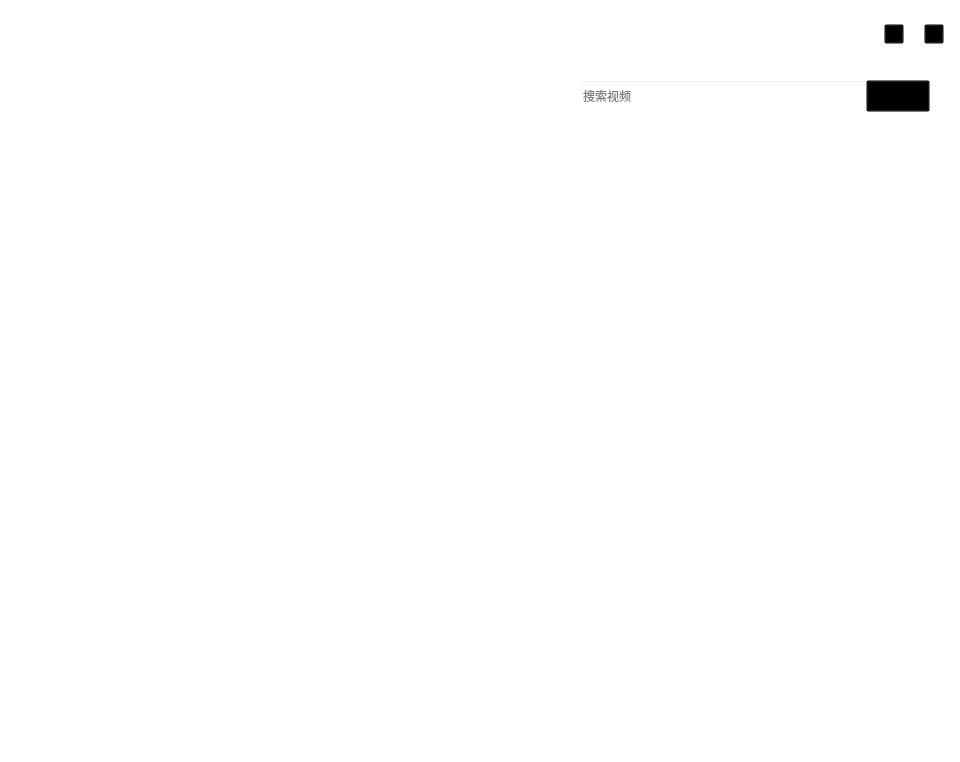
<?xml version="1.0" encoding="UTF-8"?>
<ui version="4.0">
 <class>player</class>
 <widget class="QWidget" name="player">
  <property name="geometry">
   <rect>
    <x>0</x>
    <y>0</y>
    <width>960</width>
    <height>640</height>
   </rect>
  </property>
  <property name="windowTitle">
   <string>player</string>
  </property>
  <property name="styleSheet">
   <string notr="true">background: transparent;</string>
  </property>
  <layout class="QVBoxLayout" name="verticalLayout">
   <property name="leftMargin">
    <number>0</number>
   </property>
   <property name="topMargin">
    <number>0</number>
   </property>
   <property name="rightMargin">
    <number>0</number>
   </property>
   <property name="bottomMargin">
    <number>0</number>
   </property>
   <item>
    <widget class="QFrame" name="contentWidget">
     <property name="styleSheet">
      <string notr="true">QFrame#contentWidget {
    background-color: #ffffff;
    border-radius: 0px;
}</string>
     </property>
     <property name="frameShape">
      <enum>QFrame::NoFrame</enum>
     </property>
     <layout class="QVBoxLayout" name="contentLayout">
      <property name="spacing">
       <number>0</number>
      </property>
      <property name="leftMargin">
       <number>0</number>
      </property>
      <property name="topMargin">
       <number>0</number>
      </property>
      <property name="rightMargin">
       <number>0</number>
      </property>
      <property name="bottomMargin">
       <number>0</number>
      </property>
      <item>
       <widget class="QWidget" name="head" native="true">
        <property name="minimumSize">
         <size>
          <width>0</width>
          <height>68</height>
         </size>
        </property>
        <property name="maximumSize">
         <size>
          <width>16777215</width>
          <height>68</height>
         </size>
        </property>
        <layout class="QHBoxLayout" name="headLayout">
         <property name="spacing">
          <number>0</number>
         </property>
         <property name="leftMargin">
          <number>0</number>
         </property>
         <property name="topMargin">
          <number>0</number>
         </property>
         <property name="rightMargin">
          <number>0</number>
         </property>
         <property name="bottomMargin">
          <number>0</number>
         </property>
         <item>
          <widget class="QWidget" name="headLeft" native="true">
           <property name="minimumSize">
            <size>
             <width>64</width>
             <height>0</height>
            </size>
           </property>
           <property name="maximumSize">
            <size>
             <width>64</width>
             <height>16777215</height>
            </size>
           </property>
           <layout class="QVBoxLayout" name="headLeftLayout">
            <property name="leftMargin">
             <number>24</number>
            </property>
            <property name="topMargin">
             <number>20</number>
            </property>
            <property name="rightMargin">
             <number>0</number>
            </property>
            <property name="bottomMargin">
             <number>20</number>
            </property>
            <item>
             <widget class="QLabel" name="logo">
              <property name="minimumSize">
               <size>
                <width>28</width>
                <height>28</height>
               </size>
              </property>
              <property name="maximumSize">
               <size>
                <width>28</width>
                <height>28</height>
               </size>
              </property>
              <property name="text">
               <string/>
              </property>
             </widget>
            </item>
           </layout>
          </widget>
         </item>
         <item>
          <widget class="QWidget" name="headTitle" native="true">
           <property name="minimumSize">
            <size>
             <width>128</width>
             <height>0</height>
            </size>
           </property>
           <property name="maximumSize">
            <size>
             <width>128</width>
             <height>16777215</height>
            </size>
           </property>
           <layout class="QVBoxLayout" name="headTitleLayout">
            <property name="leftMargin">
             <number>0</number>
            </property>
            <property name="topMargin">
             <number>27</number>
            </property>
            <property name="rightMargin">
             <number>0</number>
            </property>
            <property name="bottomMargin">
             <number>27</number>
            </property>
            <item>
             <widget class="QLabel" name="titleLogo">
              <property name="minimumSize">
               <size>
                <width>64</width>
                <height>14</height>
               </size>
              </property>
              <property name="maximumSize">
               <size>
                <width>64</width>
                <height>14</height>
               </size>
              </property>
              <property name="text">
               <string/>
              </property>
             </widget>
            </item>
           </layout>
          </widget>
         </item>
         <item>
          <spacer name="headSpacer">
           <property name="orientation">
            <enum>Qt::Horizontal</enum>
           </property>
           <property name="sizeHint" stdset="0">
            <size>
             <width>40</width>
             <height>20</height>
            </size>
           </property>
          </spacer>
         </item>
         <item>
          <widget class="QWidget" name="windowButtonBox" native="true">
           <layout class="QHBoxLayout" name="windowButtonLayout">
            <property name="spacing">
             <number>20</number>
            </property>
            <property name="leftMargin">
             <number>0</number>
            </property>
            <property name="topMargin">
             <number>0</number>
            </property>
            <property name="rightMargin">
             <number>16</number>
            </property>
            <property name="bottomMargin">
             <number>0</number>
            </property>
            <item>
             <widget class="QPushButton" name="minBtn">
              <property name="minimumSize">
               <size>
                <width>20</width>
                <height>20</height>
               </size>
              </property>
              <property name="maximumSize">
               <size>
                <width>20</width>
                <height>20</height>
               </size>
              </property>
              <property name="cursor">
               <cursorShape>PointingHandCursor</cursorShape>
              </property>
              <property name="text">
               <string/>
              </property>
             </widget>
            </item>
            <item>
             <widget class="QPushButton" name="quitBtn">
              <property name="minimumSize">
               <size>
                <width>20</width>
                <height>20</height>
               </size>
              </property>
              <property name="maximumSize">
               <size>
                <width>20</width>
                <height>20</height>
               </size>
              </property>
              <property name="cursor">
               <cursorShape>PointingHandCursor</cursorShape>
              </property>
              <property name="text">
               <string/>
              </property>
             </widget>
            </item>
           </layout>
          </widget>
         </item>
        </layout>
       </widget>
      </item>
      <item>
       <widget class="QWidget" name="body" native="true">
        <layout class="QHBoxLayout" name="bodyLayout">
         <property name="spacing">
          <number>0</number>
         </property>
         <property name="leftMargin">
          <number>0</number>
         </property>
         <property name="topMargin">
          <number>0</number>
         </property>
         <property name="rightMargin">
          <number>0</number>
         </property>
         <property name="bottomMargin">
          <number>0</number>
         </property>
         <item>
          <widget class="QWidget" name="bodyLeft" native="true">
           <property name="minimumSize">
            <size>
             <width>100</width>
             <height>0</height>
            </size>
           </property>
           <property name="maximumSize">
            <size>
             <width>100</width>
             <height>16777215</height>
            </size>
           </property>
           <layout class="QVBoxLayout" name="bodyLeftLayout">
            <property name="spacing">
             <number>34</number>
            </property>
            <property name="leftMargin">
             <number>24</number>
            </property>
            <property name="topMargin">
             <number>15</number>
            </property>
            <property name="rightMargin">
             <number>0</number>
            </property>
            <property name="bottomMargin">
             <number>0</number>
            </property>
            <item>
             <widget class="PageSwitchButton" name="homePageBtn" native="true">
              <property name="minimumSize">
               <size>
                <width>56</width>
                <height>64</height>
               </size>
              </property>
              <property name="maximumSize">
               <size>
                <width>56</width>
                <height>64</height>
               </size>
              </property>
             </widget>
            </item>
            <item>
             <widget class="PageSwitchButton" name="myPageBtn" native="true">
              <property name="minimumSize">
               <size>
                <width>56</width>
                <height>64</height>
               </size>
              </property>
              <property name="maximumSize">
               <size>
                <width>56</width>
                <height>64</height>
               </size>
              </property>
             </widget>
            </item>
            <item>
             <widget class="PageSwitchButton" name="sysPageBtn" native="true">
              <property name="minimumSize">
               <size>
                <width>56</width>
                <height>64</height>
               </size>
              </property>
              <property name="maximumSize">
               <size>
                <width>56</width>
                <height>64</height>
               </size>
              </property>
             </widget>
            </item>
            <item>
             <spacer name="bodyLeftSpacer">
              <property name="orientation">
               <enum>Qt::Vertical</enum>
              </property>
              <property name="sizeHint" stdset="0">
               <size>
                <width>20</width>
                <height>40</height>
               </size>
              </property>
             </spacer>
            </item>
           </layout>
          </widget>
         </item>
         <item>
          <widget class="QWidget" name="bodyRight" native="true">
           <layout class="QVBoxLayout" name="bodyRightLayout">
            <property name="spacing">
             <number>0</number>
            </property>
            <property name="leftMargin">
             <number>0</number>
            </property>
            <property name="topMargin">
             <number>0</number>
            </property>
            <property name="rightMargin">
             <number>0</number>
            </property>
            <property name="bottomMargin">
             <number>0</number>
            </property>
            <item>
             <widget class="QStackedWidget" name="stackedWidget">
              <property name="currentIndex">
               <number>0</number>
              </property>
              <widget class="QWidget" name="homePage">
               <layout class="QVBoxLayout" name="homePageLayout">
                <property name="spacing">
                 <number>0</number>
                </property>
                <property name="leftMargin">
                 <number>0</number>
                </property>
                <property name="topMargin">
                 <number>0</number>
                </property>
                <property name="rightMargin">
                 <number>0</number>
                </property>
                <property name="bottomMargin">
                 <number>0</number>
                </property>
                <item>
                 <widget class="QWidget" name="selectSearchBox" native="true">
                  <property name="maximumSize">
                   <size>
                    <width>16777215</width>
                    <height>107</height>
                   </size>
                  </property>
                  <layout class="QHBoxLayout" name="selectSearchLayout">
                   <property name="spacing">
                    <number>0</number>
                   </property>
                   <property name="leftMargin">
                    <number>0</number>
                   </property>
                   <property name="topMargin">
                    <number>0</number>
                   </property>
                   <property name="rightMargin">
                    <number>30</number>
                   </property>
                   <property name="bottomMargin">
                    <number>0</number>
                   </property>
                   <item>
                    <widget class="QWidget" name="selectBox" native="true">
                     <layout class="QVBoxLayout" name="selectBoxLayout">
                      <property name="spacing">
                       <number>0</number>
                      </property>
                      <property name="leftMargin">
                       <number>0</number>
                      </property>
                      <property name="topMargin">
                       <number>0</number>
                      </property>
                      <property name="rightMargin">
                       <number>0</number>
                      </property>
                      <property name="bottomMargin">
                       <number>0</number>
                      </property>
                      <item>
                       <widget class="QWidget" name="classifys" native="true">
                        <layout class="QHBoxLayout" name="classifyHLayout">
                         <property name="spacing">
                          <number>8</number>
                         </property>
                         <property name="leftMargin">
                          <number>0</number>
                         </property>
                         <property name="topMargin">
                          <number>0</number>
                         </property>
                         <property name="rightMargin">
                          <number>0</number>
                         </property>
                         <property name="bottomMargin">
                          <number>0</number>
                         </property>
                        </layout>
                       </widget>
                      </item>
                      <item>
                       <widget class="QWidget" name="labels" native="true">
                        <layout class="QHBoxLayout" name="labelHLayout">
                         <property name="spacing">
                          <number>4</number>
                         </property>
                         <property name="leftMargin">
                          <number>0</number>
                         </property>
                         <property name="topMargin">
                          <number>0</number>
                         </property>
                         <property name="rightMargin">
                          <number>0</number>
                         </property>
                         <property name="bottomMargin">
                          <number>0</number>
                         </property>
                        </layout>
                       </widget>
                      </item>
                     </layout>
                    </widget>
                   </item>
                   <item>
                    <widget class="QWidget" name="searchBox" native="true">
                     <property name="minimumSize">
                      <size>
                       <width>350</width>
                       <height>0</height>
                      </size>
                     </property>
                     <property name="maximumSize">
                      <size>
                       <width>350</width>
                       <height>16777215</height>
                      </size>
                     </property>
                     <layout class="QHBoxLayout" name="searchBoxLayout">
                      <property name="spacing">
                       <number>0</number>
                      </property>
                      <property name="leftMargin">
                       <number>0</number>
                      </property>
                      <property name="topMargin">
                       <number>12</number>
                      </property>
                      <property name="rightMargin">
                       <number>0</number>
                      </property>
                      <property name="bottomMargin">
                       <number>0</number>
                      </property>
                      <item>
                       <widget class="QLineEdit" name="searchEdit">
                        <property name="minimumSize">
                         <size>
                          <width>0</width>
                          <height>32</height>
                         </size>
                        </property>
                        <property name="placeholderText">
                         <string>搜索视频</string>
                        </property>
                       </widget>
                      </item>
                      <item>
                       <widget class="QPushButton" name="searchBtn">
                        <property name="minimumSize">
                         <size>
                          <width>64</width>
                          <height>32</height>
                         </size>
                        </property>
                        <property name="maximumSize">
                         <size>
                          <width>64</width>
                          <height>32</height>
                         </size>
                        </property>
                        <property name="cursor">
                         <cursorShape>PointingHandCursor</cursorShape>
                        </property>
                        <property name="text">
                         <string>搜索</string>
                        </property>
                       </widget>
                      </item>
                     </layout>
                    </widget>
                   </item>
                  </layout>
                 </widget>
                </item>
                <item>
                 <widget class="QWidget" name="videoBox" native="true">
                  <layout class="QVBoxLayout" name="videoBoxLayout">
                   <property name="leftMargin">
                    <number>20</number>
                   </property>
                   <property name="topMargin">
                    <number>0</number>
                   </property>
                   <property name="rightMargin">
                    <number>0</number>
                   </property>
                   <property name="bottomMargin">
                    <number>0</number>
                   </property>
                   <item>
                    <widget class="QScrollArea" name="videoScroll">
                     <property name="frameShape">
                      <enum>QFrame::NoFrame</enum>
                     </property>
                     <property name="widgetResizable">
                      <bool>true</bool>
                     </property>
                     <widget class="QWidget" name="videoScrollContents">
                      <property name="geometry">
                       <rect>
                        <x>0</x>
                        <y>0</y>
                        <width>200</width>
                        <height>200</height>
                       </rect>
                      </property>
                      <layout class="QGridLayout" name="videoScrollLayout">
                       <property name="horizontalSpacing">
                        <number>15</number>
                       </property>
                       <property name="verticalSpacing">
                        <number>20</number>
                       </property>
                       <property name="leftMargin">
                        <number>0</number>
                       </property>
                       <property name="topMargin">
                        <number>0</number>
                       </property>
                       <property name="rightMargin">
                        <number>0</number>
                       </property>
                       <property name="bottomMargin">
                        <number>0</number>
                       </property>
                      </layout>
                     </widget>
                    </widget>
                   </item>
                  </layout>
                 </widget>
                </item>
               </layout>
              </widget>
              <widget class="QWidget" name="myPage">
               <layout class="QVBoxLayout" name="myPageLayout">
                <property name="spacing">
                 <number>24</number>
                </property>
                <property name="leftMargin">
                 <number>34</number>
                </property>
                <property name="topMargin">
                 <number>30</number>
                </property>
                <property name="rightMargin">
                 <number>34</number>
                </property>
                <property name="bottomMargin">
                 <number>30</number>
                </property>
                <item>
                 <widget class="QWidget" name="myProfileBox" native="true">
                  <property name="minimumSize">
                   <size>
                    <width>0</width>
                    <height>150</height>
                   </size>
                  </property>
                  <property name="maximumSize">
                   <size>
                    <width>16777215</width>
                    <height>150</height>
                   </size>
                  </property>
                  <layout class="QHBoxLayout" name="myProfileLayout">
                   <property name="spacing">
                    <number>18</number>
                   </property>
                   <property name="leftMargin">
                    <number>0</number>
                   </property>
                   <property name="topMargin">
                    <number>0</number>
                   </property>
                   <property name="rightMargin">
                    <number>0</number>
                   </property>
                   <property name="bottomMargin">
                    <number>0</number>
                   </property>
                   <item>
                    <widget class="QPushButton" name="myAvatarBtn">
                     <property name="minimumSize">
                      <size>
                       <width>96</width>
                       <height>96</height>
                      </size>
                     </property>
                     <property name="maximumSize">
                      <size>
                       <width>96</width>
                       <height>96</height>
                      </size>
                     </property>
                     <property name="cursor">
                      <cursorShape>PointingHandCursor</cursorShape>
                     </property>
                    </widget>
                   </item>
                   <item>
                    <widget class="QWidget" name="myInfoBox" native="true">
                     <layout class="QVBoxLayout" name="myInfoLayout">
                      <property name="spacing">
                       <number>10</number>
                      </property>
                      <property name="leftMargin">
                       <number>0</number>
                      </property>
                      <property name="topMargin">
                       <number>16</number>
                      </property>
                      <property name="rightMargin">
                       <number>0</number>
                      </property>
                      <property name="bottomMargin">
                       <number>16</number>
                      </property>
                      <item>
                       <widget class="QLabel" name="myNickNameLabel">
                        <property name="text">
                         <string>用户昵称</string>
                        </property>
                       </widget>
                      </item>
                      <item>
                       <widget class="QLabel" name="myAccountLabel">
                        <property name="text">
                         <string>账号：bit-user-001</string>
                        </property>
                       </widget>
                      </item>
                      <item>
                       <widget class="QLabel" name="myDescLabel">
                        <property name="text">
                         <string>这个人很懒，暂时没有简介。</string>
                        </property>
                       </widget>
                      </item>
                     </layout>
                    </widget>
                   </item>
                   <item>
                    <spacer name="myProfileSpacer">
                     <property name="orientation">
                      <enum>Qt::Horizontal</enum>
                     </property>
                     <property name="sizeHint" stdset="0">
                      <size>
                       <width>40</width>
                       <height>20</height>
                      </size>
                     </property>
                    </spacer>
                   </item>
                   <item>
                    <widget class="QPushButton" name="editProfileBtn">
                     <property name="minimumSize">
                      <size>
                       <width>108</width>
                       <height>34</height>
                      </size>
                     </property>
                     <property name="maximumSize">
                      <size>
                       <width>108</width>
                       <height>34</height>
                      </size>
                     </property>
                     <property name="cursor">
                      <cursorShape>PointingHandCursor</cursorShape>
                     </property>
                     <property name="text">
                      <string>编辑资料</string>
                     </property>
                    </widget>
                   </item>
                  </layout>
                 </widget>
                </item>
                <item>
                 <widget class="QWidget" name="myStatsBox" native="true">
                  <property name="minimumSize">
                   <size>
                    <width>0</width>
                    <height>76</height>
                   </size>
                  </property>
                  <property name="maximumSize">
                   <size>
                    <width>16777215</width>
                    <height>76</height>
                   </size>
                  </property>
                  <layout class="QHBoxLayout" name="myStatsLayout">
                   <property name="spacing">
                    <number>36</number>
                   </property>
                   <property name="leftMargin">
                    <number>0</number>
                   </property>
                   <property name="topMargin">
                    <number>0</number>
                   </property>
                   <property name="rightMargin">
                    <number>0</number>
                   </property>
                   <property name="bottomMargin">
                    <number>0</number>
                   </property>
                   <item>
                    <widget class="QWidget" name="myWorksStatBox" native="true">
                     <layout class="QVBoxLayout" name="myWorksStatLayout">
                      <property name="spacing">
                       <number>4</number>
                      </property>
                      <item>
                       <widget class="QLabel" name="myWorksCountLabel">
                        <property name="text">
                         <string>0</string>
                        </property>
                        <property name="alignment">
                         <set>Qt::AlignCenter</set>
                        </property>
                       </widget>
                      </item>
                      <item>
                       <widget class="QLabel" name="myWorksTextLabel">
                        <property name="text">
                         <string>作品</string>
                        </property>
                        <property name="alignment">
                         <set>Qt::AlignCenter</set>
                        </property>
                       </widget>
                      </item>
                     </layout>
                    </widget>
                   </item>
                   <item>
                    <widget class="QWidget" name="myFollowStatBox" native="true">
                     <layout class="QVBoxLayout" name="myFollowStatLayout">
                      <property name="spacing">
                       <number>4</number>
                      </property>
                      <item>
                       <widget class="QLabel" name="myFollowCountLabel">
                        <property name="text">
                         <string>12</string>
                        </property>
                        <property name="alignment">
                         <set>Qt::AlignCenter</set>
                        </property>
                       </widget>
                      </item>
                      <item>
                       <widget class="QLabel" name="myFollowTextLabel">
                        <property name="text">
                         <string>关注</string>
                        </property>
                        <property name="alignment">
                         <set>Qt::AlignCenter</set>
                        </property>
                       </widget>
                      </item>
                     </layout>
                    </widget>
                   </item>
                   <item>
                    <widget class="QWidget" name="myLikeStatBox" native="true">
                     <layout class="QVBoxLayout" name="myLikeStatLayout">
                      <property name="spacing">
                       <number>4</number>
                      </property>
                      <item>
                       <widget class="QLabel" name="myLikeCountLabel">
                        <property name="text">
                         <string>0</string>
                        </property>
                        <property name="alignment">
                         <set>Qt::AlignCenter</set>
                        </property>
                       </widget>
                      </item>
                      <item>
                       <widget class="QLabel" name="myLikeTextLabel">
                        <property name="text">
                         <string>获赞</string>
                        </property>
                        <property name="alignment">
                         <set>Qt::AlignCenter</set>
                        </property>
                       </widget>
                      </item>
                     </layout>
                    </widget>
                   </item>
                   <item>
                    <spacer name="myStatsSpacer">
                     <property name="orientation">
                      <enum>Qt::Horizontal</enum>
                     </property>
                     <property name="sizeHint" stdset="0">
                      <size>
                       <width>40</width>
                       <height>20</height>
                      </size>
                     </property>
                    </spacer>
                   </item>
                  </layout>
                 </widget>
                </item>
                <item>
                 <widget class="QWidget" name="myActionBox" native="true">
                  <property name="minimumSize">
                   <size>
                    <width>0</width>
                    <height>108</height>
                   </size>
                  </property>
                  <property name="maximumSize">
                   <size>
                    <width>16777215</width>
                    <height>108</height>
                   </size>
                  </property>
                  <layout class="QHBoxLayout" name="myActionLayout">
                   <property name="spacing">
                    <number>18</number>
                   </property>
                   <property name="leftMargin">
                    <number>0</number>
                   </property>
                   <property name="topMargin">
                    <number>0</number>
                   </property>
                   <property name="rightMargin">
                    <number>0</number>
                  </property>
                   <property name="bottomMargin">
                    <number>0</number>
                   </property>
                   <item>
                    <widget class="QPushButton" name="uploadEntryBtn">
                     <property name="minimumSize">
                      <size>
                       <width>148</width>
                       <height>92</height>
                      </size>
                     </property>
                     <property name="cursor">
                      <cursorShape>PointingHandCursor</cursorShape>
                     </property>
                     <property name="text">
                      <string>上传视频</string>
                     </property>
                    </widget>
                   </item>
                   <item>
                    <widget class="QPushButton" name="myVideoEntryBtn">
                     <property name="minimumSize">
                      <size>
                       <width>148</width>
                       <height>92</height>
                      </size>
                     </property>
                     <property name="cursor">
                      <cursorShape>PointingHandCursor</cursorShape>
                     </property>
                     <property name="text">
                      <string>我的视频</string>
                     </property>
                    </widget>
                   </item>
                   <item>
                    <widget class="QPushButton" name="followEntryBtn">
                     <property name="minimumSize">
                      <size>
                       <width>148</width>
                       <height>92</height>
                      </size>
                     </property>
                     <property name="cursor">
                      <cursorShape>PointingHandCursor</cursorShape>
                     </property>
                     <property name="text">
                      <string>我的关注</string>
                     </property>
                    </widget>
                   </item>
                   <item>
                    <widget class="QPushButton" name="settingEntryBtn">
                     <property name="minimumSize">
                      <size>
                       <width>148</width>
                       <height>92</height>
                      </size>
                     </property>
                     <property name="cursor">
                      <cursorShape>PointingHandCursor</cursorShape>
                     </property>
                     <property name="text">
                      <string>设置</string>
                     </property>
                    </widget>
                   </item>
                   <item>
                    <spacer name="myActionSpacer">
                     <property name="orientation">
                      <enum>Qt::Horizontal</enum>
                     </property>
                     <property name="sizeHint" stdset="0">
                      <size>
                       <width>40</width>
                       <height>20</height>
                      </size>
                     </property>
                    </spacer>
                   </item>
                  </layout>
                 </widget>
                </item>
                <item>
                 <widget class="QWidget" name="myWorksBox" native="true">
                  <layout class="QVBoxLayout" name="myWorksLayout">
                   <property name="spacing">
                    <number>20</number>
                   </property>
                   <property name="leftMargin">
                    <number>0</number>
                   </property>
                   <property name="topMargin">
                    <number>0</number>
                   </property>
                   <property name="rightMargin">
                    <number>0</number>
                   </property>
                   <property name="bottomMargin">
                    <number>0</number>
                   </property>
                   <item>
                    <widget class="QLabel" name="myWorksTitleLabel">
                     <property name="text">
                      <string>我的作品</string>
                     </property>
                    </widget>
                   </item>
                   <item>
                    <widget class="QLabel" name="myWorksEmptyLabel">
                     <property name="minimumSize">
                      <size>
                       <width>0</width>
                       <height>190</height>
                      </size>
                     </property>
                     <property name="text">
                      <string>暂无作品</string>
                     </property>
                     <property name="alignment">
                      <set>Qt::AlignCenter</set>
                     </property>
                    </widget>
                   </item>
                  </layout>
                 </widget>
                </item>
                <item>
                 <spacer name="myPageBottomSpacer">
                  <property name="orientation">
                   <enum>Qt::Vertical</enum>
                  </property>
                  <property name="sizeHint" stdset="0">
                   <size>
                    <width>20</width>
                    <height>40</height>
                   </size>
                  </property>
                 </spacer>
                </item>
               </layout>
              </widget>
              <widget class="QWidget" name="adminPage">
               <layout class="QVBoxLayout" name="adminPageLayout">
                <item>
                 <spacer name="adminPageTopSpacer">
                  <property name="orientation">
                   <enum>Qt::Vertical</enum>
                  </property>
                  <property name="sizeHint" stdset="0">
                   <size>
                    <width>20</width>
                    <height>40</height>
                   </size>
                  </property>
                 </spacer>
                </item>
                <item>
                 <widget class="QLabel" name="adminPageLabel">
                  <property name="text">
                   <string>后台页面</string>
                  </property>
                  <property name="alignment">
                   <set>Qt::AlignCenter</set>
                  </property>
                 </widget>
                </item>
                <item>
                 <spacer name="adminPageBottomSpacer">
                  <property name="orientation">
                   <enum>Qt::Vertical</enum>
                  </property>
                  <property name="sizeHint" stdset="0">
                   <size>
                    <width>20</width>
                    <height>40</height>
                   </size>
                  </property>
                 </spacer>
                </item>
               </layout>
              </widget>
             </widget>
            </item>
           </layout>
          </widget>
         </item>
        </layout>
       </widget>
      </item>
     </layout>
    </widget>
   </item>
  </layout>
 </widget>
 <customwidgets>
  <customwidget>
   <class>PageSwitchButton</class>
   <extends>QWidget</extends>
   <header>pageswitchbutton.h</header>
  </customwidget>
 </customwidgets>
 <resources/>
 <connections/>
</ui>
